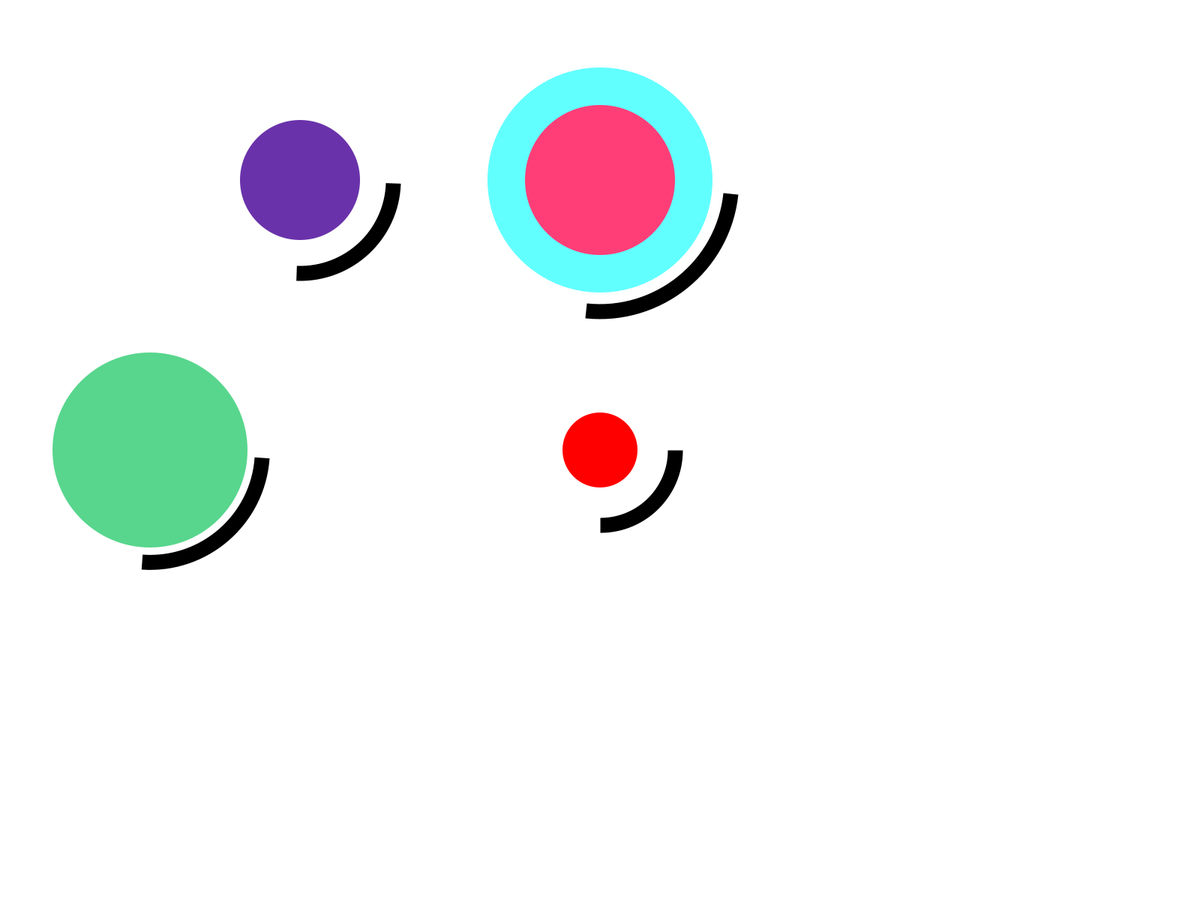
Frame 1 (no input)
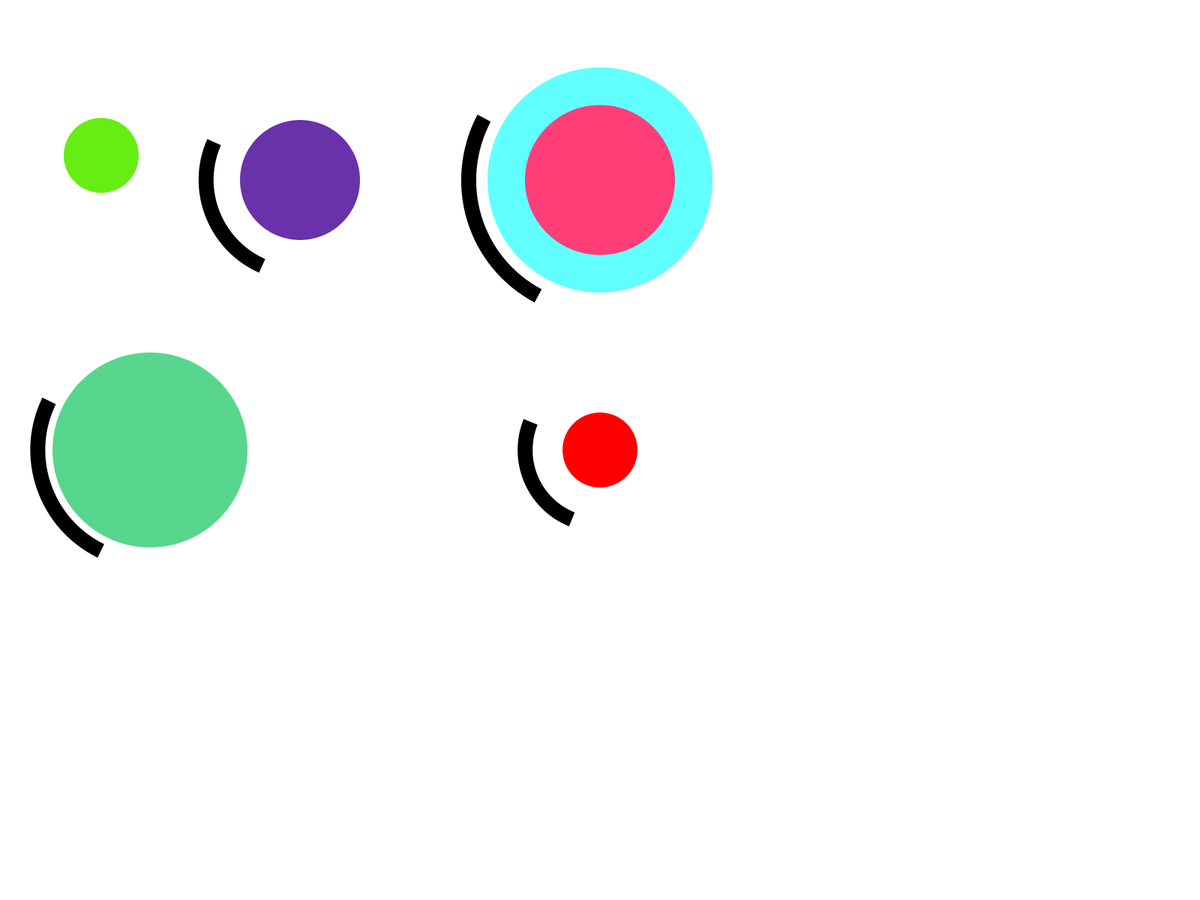
Frame 60 (the mouse pressed at the canvas centre just before this capture)
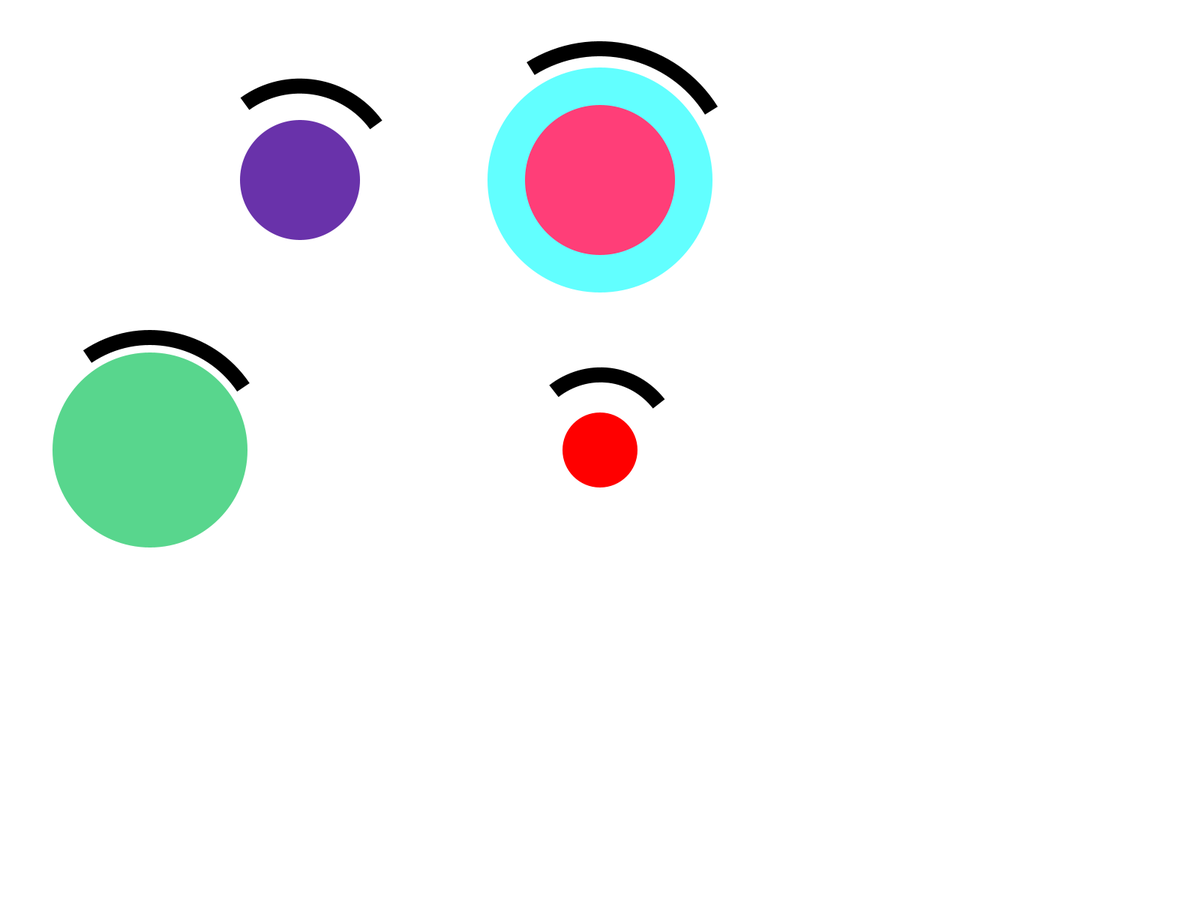
Frame 120 (the mouse held since frame 60 and released just before this capture)

The Processing sketch that drew these frames (run headless with seeded random() and noise(); from frame 60 on, the mouse is pressed at the canvas centre):

// Processing sketch: animaci_n_no_3
// ── animaci_n_no_3.pde
//intento de animacion no.3 me lleva la verdura
float angle = 0;
int ellipseTimer = 0;
int ellipseInterval =30;
int ellipseDuration = 1000;
boolean ellipseVisible = false;
void setup() {
  //size(600, 600);
  frameRate(30);
  fullScreen();
}
void draw() {
background(255);

float cr= random(100,255);
  if (frameCount % ellipseInterval== 0 && ellipseTimer<5) {
    noStroke();
    fill(floor(random(0,255)),floor(random(0,255)),floor(random(0,255)));
    float x= random(width);
    float y = random(height);
    float diameter = random(100, 100);

    ellipse (x, y, diameter, diameter);
    ellipseTimer++;
    ellipseVisible = true;
  }
  if (ellipseVisible && frameCount % ellipseInterval == 0) {
    ellipseTimer++;
    if (ellipseTimer >= ellipseDuration / ellipseInterval) {
      ellipseVisible=false;
      ellipseTimer = 0;
    }
  }

  noFill();
  stroke(0);
  strokeWeight(20);
  strokeCap(SQUARE);
  arc(width/2, height/2, 200, 200, radians(angle), radians(angle +90));
  angle += 2;
  fill(255, 0, 0);
  noStroke();
  ellipse( width/2, height/2, 100, 100);

 noFill();
  stroke(0);
  strokeWeight(20);
  strokeCap(SQUARE);
  arc(width/4, height/5, 250, 250, radians(angle), radians(angle +90));
  angle += 2;
  fill(105, 50, 170);
  noStroke();
  ellipse( width/4, height/5, 160, 160);
  
   noFill();
  stroke(0);
  strokeWeight(20);
  strokeCap(SQUARE);
  arc(width/8, height/2, 300, 300, radians(angle), radians(angle +90));
  angle += 2;
  fill(88, 214, 141);
  noStroke();
  ellipse( width/8, height/2, 260, 260);
  
   noFill();
  stroke(0);
  strokeWeight(20);
  strokeCap(SQUARE);
  arc(width/2, height/5, 350, 350, radians(angle), radians(angle +90));
  angle += 2;

  noStroke();
   fill(98, 255, 255);
   ellipse( width/2, height/5, 300, 300);
    fill(255, 62, 120);
  ellipse( width/2, height/5, 200, 200);
}
